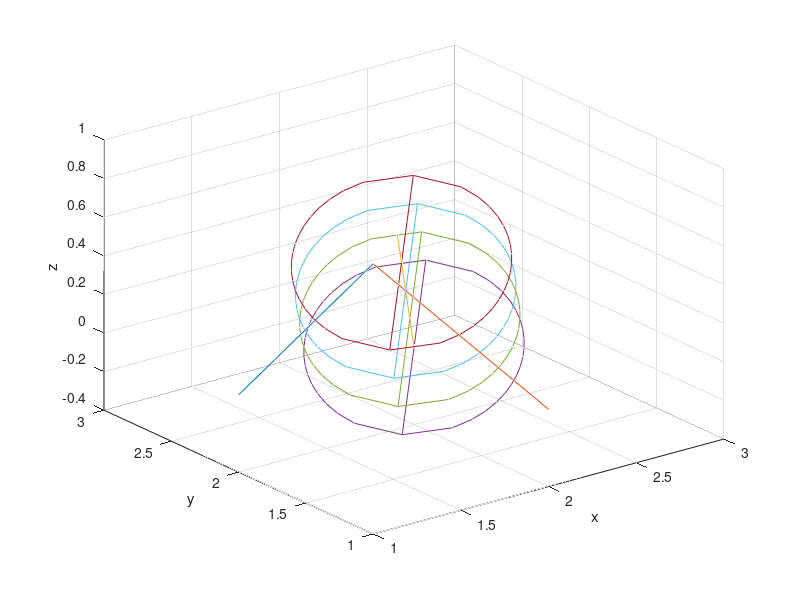

Reproduce this figure in MATLAB.
%R1 = [sqrt(2) 0 -1; 0 sqrt(3) 0; 1 0 sqrt(2)];
%R2 = [1 -1 0; 1 1 0; 0 0 sqrt(2)];
%R = 1/sqrt(6)*R2*R1;

%x = [0; 0; 3];

%y = R*x;

plot3([1 1], [1 2], [1 0]);
hold on
%grid on
plot3([1 2], [1 1], [1 0]);

%plot3([2 y(1)+2], [2 y(2)+2], [0 y(3)]);
%plot3([0 y(1)], [0 y(2)], [0 y(3)]);

R1 = [ sqrt(2/3) 0 -1/sqrt(3);
          0      1     0    ;
      1/sqrt(3) 0 sqrt(2/3)];
  
R2 = [ 1/sqrt(2) -1/sqrt(2) 0;
      1/sqrt(2) 1/sqrt(2) 0;
          0          0     1];
      
R = R2*R1;

%R = [ 1/sqrt(2) 1/sqrt(3) -1/sqrt(6);
%     -1/sqrt(2) 1/sqrt(3) -1/sqrt(6);
%      0         1/sqrt(3) -sqrt(2/3)];

L = zeros(3, 20);
z = linspace(0, 1, 20);
L(3,:) = z;

RL = R*L;

%plot3(L(1,:), L(2,:), L(3,:));
plot3(RL(1,:)+2, RL(2,:)+2, RL(3,:));

x = linspace(-0.5, 0.5, 20);
C = zeros(3, 40);
C(1,1:20) = x;
C(1,21:40) = x;
C(2,1:20) = sqrt(0.25-x.^2);
C(2,21:40) = -sqrt(0.25-x.^2);

RC = R*C;

RC(1:2,:) = RC(1:2,:)+2;

plot3(RC(1,:), RC(2,:), RC(3,:));

for i=1:3
    C(3,:) = C(3,:)+1/4*ones(1,40);
    RC = R*C;
    RC(1:2,:) = RC(1:2,:)+2;
    plot3(RC(1,:), RC(2,:), RC(3,:));
end

%gC = [2/3;1;-1/3]'*(C.^2)-2*sqrt(2/3)*C(1,:).*C(2,:)

grid on
xlabel('x')
ylabel('y')
zlabel('z')